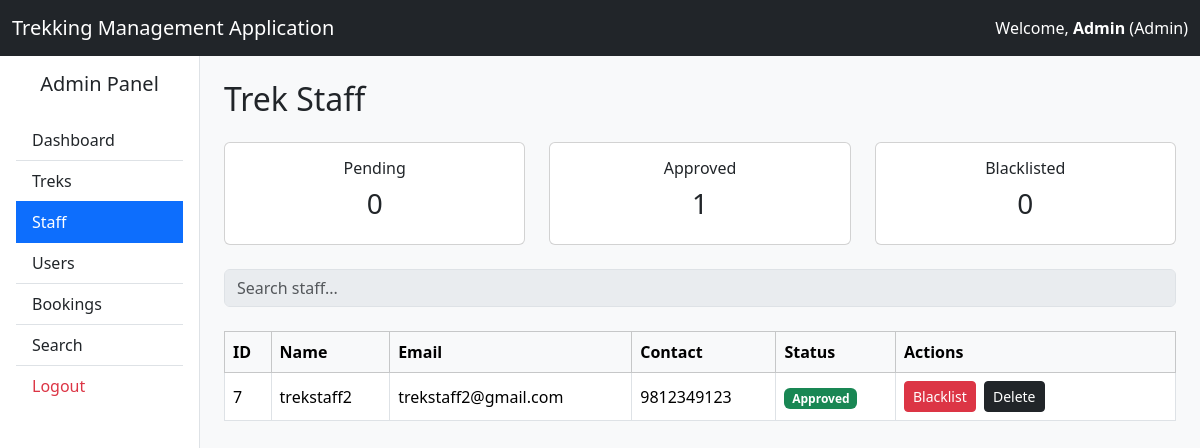
The app's page /admin/staff (signed in) with its own data.
### application/models.py (models this page shows, shortened)
class User(UserMixin, db.Model):
    __tablename__ = "user"
    user_id = db.Column(db.Integer, primary_key=True, autoincrement=True)
    name = db.Column(db.String(100), nullable=False)
    email = db.Column(db.String(120), unique=True, nullable=False)
    password = db.Column(db.String(200), nullable=False)
    role = db.Column(db.String(20), nullable=False)
    is_approved = db.Column(db.Boolean, default=False)
    is_blacklisted = db.Column(db.Boolean, default=False)
    is_active = db.Column(db.Boolean, default=True)
    bookings = db.relationship("Booking", back_populates="user", cascade="all, delete-orphan")
    staff_profile = db.relationship("StaffProfile", uselist=False)

class StaffProfile(db.Model):
    __tablename__ = "staff_profile"
    staff_profile_id = db.Column(
        db.Integer,
        primary_key=True,
        autoincrement=True
    )
    user_id = db.Column(
        db.Integer,
        db.ForeignKey("user.user_id"),
        nullable=False,
        unique=True
    )
    contact_number = db.Column(db.String(15))
    experience = db.Column(db.Integer)
    status = db.Column(
        db.String(20),
        default="Pending"
    )

### application/controllers.py (the view)
@app.route("/admin/staff")
@login_required
def view_staff():
    if current_user.role != "Admin":
        return "Access Denied."
    staff = User.query.filter_by(
        role="Trek Staff"
    ).outerjoin(StaffProfile).all()
    return render_template(
        "admin/view_staff.html",
        staff=staff
    )

### main.py (called while the page is built)
@login_manager.user_loader
def load_user(user_id):
    return User.query.get(int(user_id))

### templates/admin/view_staff.html (shortened to what this page needs)
{% extends "base_dashboard.html" %}
{% block sidebar %}
<div class="list-group list-group-flush">
    <a href="{{ url_for('admin_dashboard') }}" class="list-group-item list-group-item-action">
        Dashboard
    </a>
    <a href="{{ url_for('view_treks') }}" class="list-group-item list-group-item-action">
        Treks
    </a>
    <a href="{{ url_for('view_staff') }}" class="list-group-item list-group-item-action active">
        Staff
    </a>
    <a href="{{ url_for('view_users') }}" class="list-group-item list-group-item-action">
        Users
    </a>
    <a href="{{ url_for('admin_bookings') }}" class="list-group-item list-group-item-action">
        Bookings
    </a>
    <a href="{{ url_for('admin_search') }}" class="list-group-item list-group-item-action">
        Search
    </a>
    <a href="{{ url_for('logout') }}" class="list-group-item list-group-item-action text-danger">
        Logout
    </a>
</div>
{% endblock %}
{% block content %}
<div class="d-flex justify-content-between align-items-center mb-4">
    <h2 class="mb-0">
        Trek Staff
    </h2>
</div>
<div class="row mb-4">
    <div class="col-md-4">
        <div class="card text-center">
            <div class="card-body">
                <h6>Pending</h6>
                <h3>
                    {{ staff|selectattr('is_approved','equalto',False)|list|length }}
                </h3>
            </div>
        </div>
    </div>
    <div class="col-md-4">
        <div class="card text-center">
            <div class="card-body">
                <h6>Approved</h6>
                <h3>
                    {{ staff|selectattr('is_approved','equalto',True)|rejectattr('is_blacklisted')|list|length }}
                </h3>
            </div>
        </div>
    </div>
    <div class="col-md-4">
        <div class="card text-center">
            <div class="card-body">
                <h6>Blacklisted</h6>
                <h3>
                    {{ staff|selectattr('is_blacklisted')|list|length }}
                </h3>
            </div>
        </div>
    </div>
</div>
<form method="GET" class="mb-4">
    <input
        type="text"
        class="form-control"
        placeholder="Search staff..."
        disabled
    >
</form>
<div class="table-responsive">
<table class="table table-bordered table-hover align-middle">
    <thead class="table-light">
        <tr>
            <th>ID</th>
            <th>Name</th>
            <th>Email</th>
            <th>Contact</th>
            <th>Status</th>
            <th width="280">Actions</th>
        </tr>
    </thead>
    <tbody>
    {% if staff %}
        {% for member in staff %}
        <tr>
            <td>{{ member.user_id }}</td>
            <td>{{ member.name }}</td>
            <td>{{ member.email }}</td>
            <td>
                {% if member.staff_profile %}
                    {{ member.staff_profile.contact_number }}
                {% else %}
                    -
                {% endif %}
            </td>
            <td>
                {% if member.is_blacklisted %}
                    <span class="badge bg-danger">
                        Blacklisted
                    </span>
                {% elif member.is_approved %}
                    <span class="badge bg-success">
                        Approved
                    </span>
                {% else %}
                    <span class="badge bg-warning text-dark">
                        Pending
                    </span>
                {% endif %}
            </td>
            <td>
                {% if member.is_blacklisted %}
                    <a
                        href="{{ url_for('activate_staff', user_id=member.user_id) }}"
                        class="btn btn-primary btn-sm me-1"
                    >
                        Activate
                    </a>
                {% else %}
                    <a
                        href="{{ url_for('blacklist_staff', user_id=member.user_id) }}"
                        class="btn btn-danger btn-sm me-1"
                    >
                        Blacklist
                    </a>
                {% endif %}
                <a
                    href="{{ url_for('delete_staff', user_id=member.user_id) }}"
                    class="btn btn-dark btn-sm"
                >
                    Delete
                </a>
            </td>
        </tr>
        {% endfor %}
    {% else %}
        <tr>
            <td colspan="6" class="text-center">
                No trek staff found.
            </td>
        </tr>
    {% endif %}
    </tbody>
</table>
</div>
{% endblock %}

### templates/base_dashboard.html (shortened to what this page needs)
<!DOCTYPE html>
<html>
<head>
    <link href="https://cdn.jsdelivr.net/npm/bootstrap@5.3.7/dist/css/bootstrap.min.css" rel="stylesheet">
</head>
<body class="bg-light">
<nav class="navbar navbar-expand-lg navbar-dark bg-dark">
    <div class="container-fluid">
        <span class="navbar-brand">
            Trekking Management Application
        </span>
        {% if current_user.is_authenticated %}
        <span class="navbar-text text-white">
            Welcome,
            <strong>{{ current_user.name }}</strong>
            ({{ current_user.role }})
        </span>
        {% endif %}
    </div>
</nav>
<div class="container-fluid">
    <div class="row">
        <div class="col-md-2 bg-white border-end min-vh-100 p-3">
            <h5 class="text-center mb-4">
                {% block panel_title %}
                    Admin Panel
                {% endblock %}
            </h5>
            {% block sidebar %}
            {% endblock %}
        </div>
        <div class="col-md-10 p-4">
            {% block content %}
            {% endblock %}
        </div>
    </div>
</div>
</body>
</html>

### records on screen
User: name "Admin", role "Admin"
User: user_id "7", name "trekstaff2", email "trekstaff2@gmail.com", staff_profile.contact_number "9812349123", is_blacklisted "Approved"

### other values on screen
{{ staff|selectattr('is_approved','equalto',False)|list|length }} "0"
{{ staff|selectattr('is_blacklisted')|list|length }} "0"
